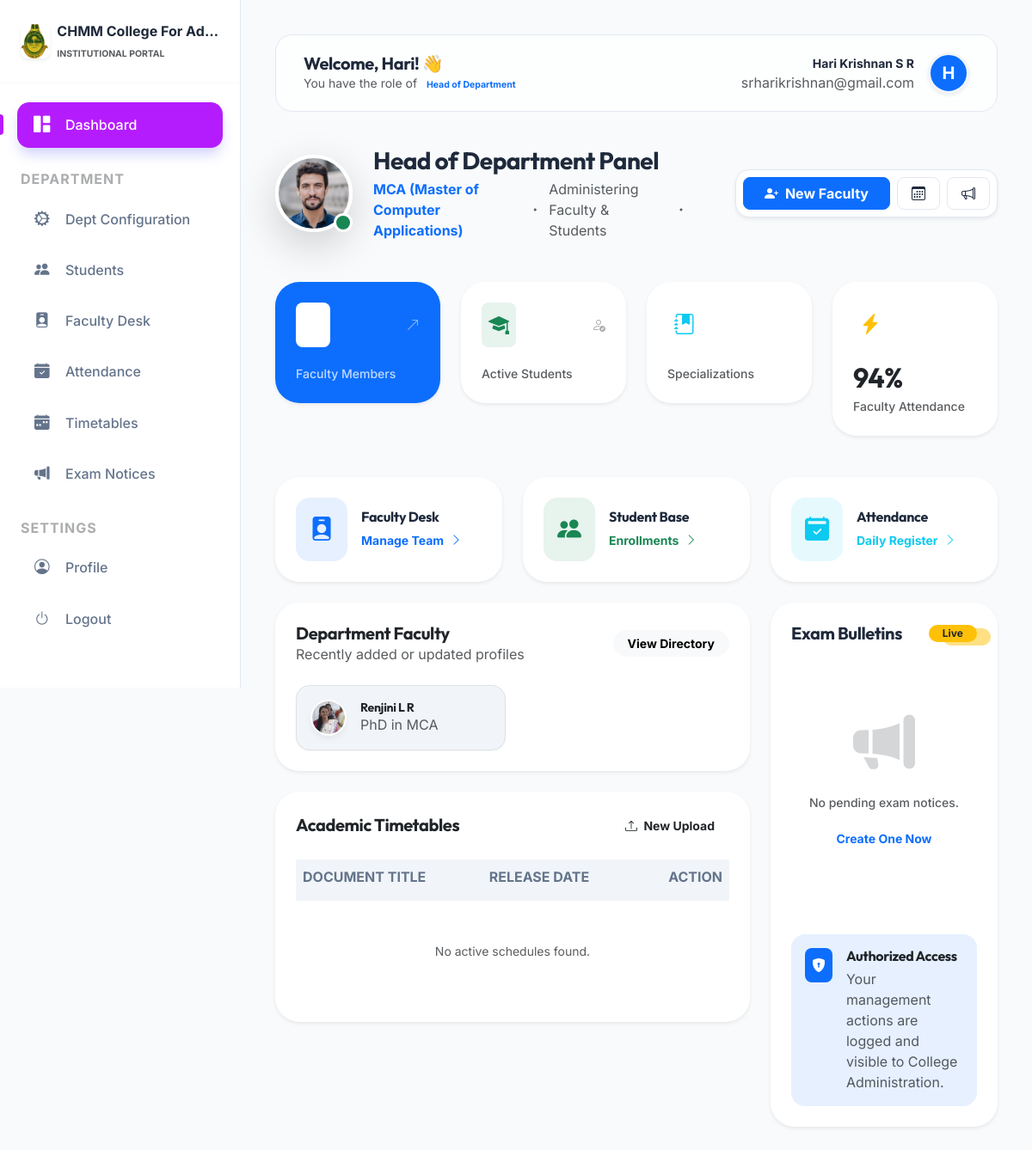
The app's page /dashboard/ (signed in), older data.
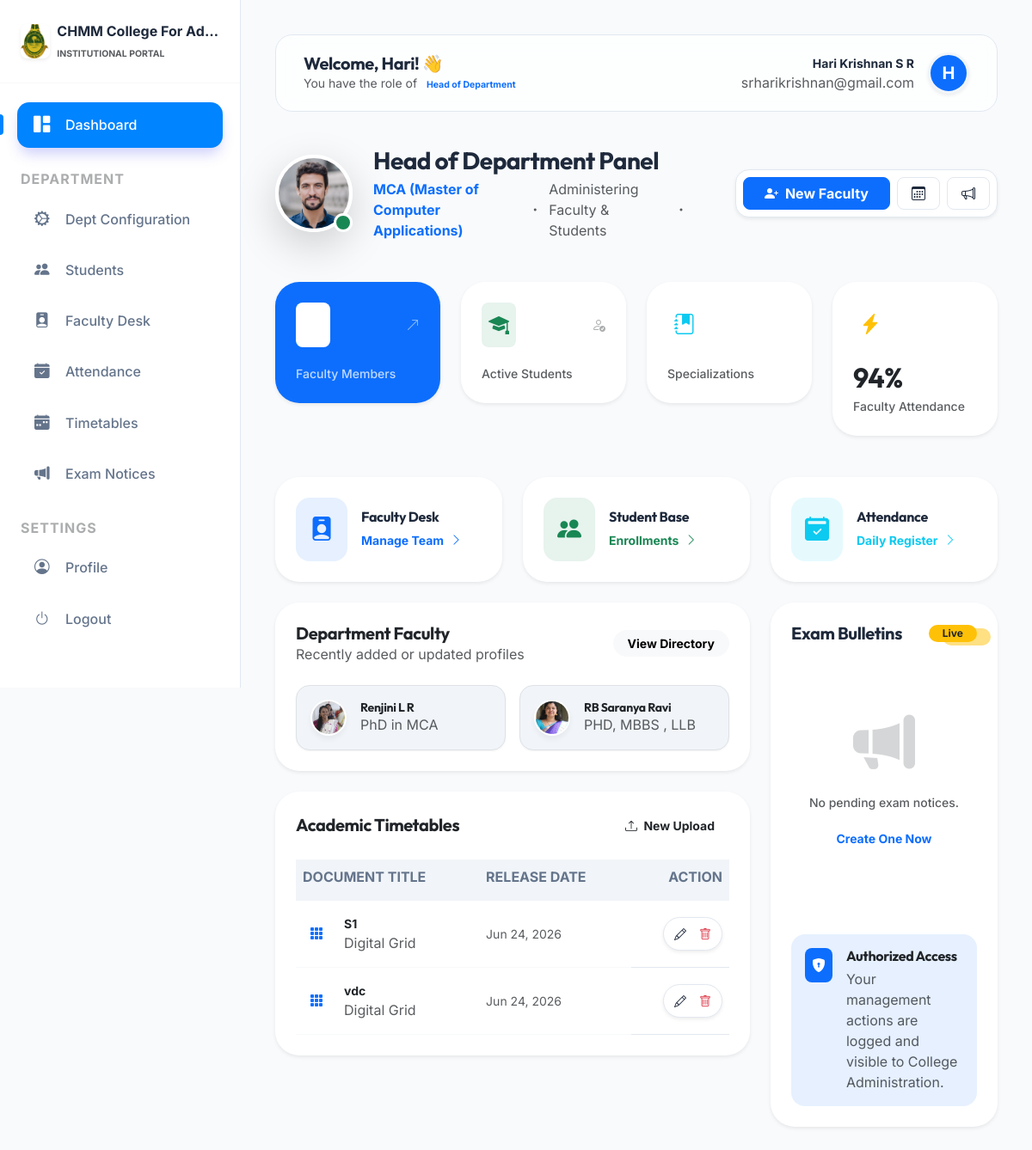
The same page, newer data.
### management/models.py (models this page shows, shortened)
class TenantModel(models.Model):
    college = models.ForeignKey(College, on_delete=models.CASCADE)
    created_at = models.DateTimeField(auto_now_add=True)
    updated_at = models.DateTimeField(auto_now=True)
    class Meta:
        abstract = True

class TeacherProfile(TenantModel):
    user = models.OneToOneField(settings.AUTH_USER_MODEL, on_delete=models.CASCADE, related_name='teacher_profile')
    profile_photo = models.ImageField(upload_to='teachers/photos/', null=True, blank=True)
    phone_number = models.CharField(max_length=15, blank=True)
    address = models.TextField(blank=True)
    department = models.ForeignKey(Department, on_delete=models.SET_NULL, null=True)
    specialization = models.ForeignKey(Specialization, on_delete=models.SET_NULL, null=True, blank=True)
    qualification = models.CharField(max_length=255)
    bio = models.TextField(blank=True)

class TimeTable(TenantModel):
    department = models.ForeignKey(Department, on_delete=models.CASCADE, related_name='timetables')
    academic_class = models.ForeignKey(AcademicClass, on_delete=models.CASCADE, related_name='timetables', null=True, blank=True)
    title = models.CharField(max_length=255)
    file = models.FileField(upload_to='timetables/', null=True, blank=True)
    uploaded_by = models.ForeignKey('HODProfile', on_delete=models.SET_NULL, null=True)

### accounts/models.py (models this page shows, shortened)
class CustomUser(AbstractUser):
    ROLES = (
        ('SUPER_ADMIN', 'Super Admin'),
        ('COLLEGE_ADMIN', 'College Admin'),
        ('HOD', 'Head of Department'),
        ('TEACHER', 'Teacher'),
        ('STUDENT', 'Student'),
    )
    username = None
    email = models.EmailField(unique=True)
    role = models.CharField(max_length=20, choices=ROLES, default='STUDENT')
    college = models.ForeignKey(College, on_delete=models.CASCADE, null=True, blank=True, related_name='users')
    objects = CustomUserManager()
    USERNAME_FIELD = 'email'
    REQUIRED_FIELDS = []

### core/views.py (the view, shortened to what this page needs)
# urls.py: path('dashboard/', dashboard, name='dashboard'),
@login_required
def dashboard(request):
    user = request.user
    if user.role == 'SUPER_ADMIN':
        return redirect('college_approval_queue')
    context = {}
    if user.role == 'COLLEGE_ADMIN':
        context['stats'] = {
            'students': StudentProfile.objects.filter(college=user.college).count(),
            'teachers': TeacherProfile.objects.filter(college=user.college).count(),
            'departments': Department.objects.filter(college=user.college).count(),
        }
        context['platform_notifications'] = PlatformNotification.objects.filter(
            models.Q(college=user.college) | models.Q(college__isnull=True)
        ).order_by('-created_at')[:5]
        return render(request, 'dashboards/admin_dashboard.html', context)
    elif user.role == 'HOD':
        profile = getattr(user, 'hod_profile', None)
        context['stats'] = {'dept': profile.department.name if profile and profile.department else "None"}
        if profile and profile.department:
            context['timetables'] = TimeTable.objects.filter(department=profile.department)
            context['exam_notifications'] = ExamNotification.objects.filter(department=profile.department).order_by('-id')[:5]
            context['teachers_list'] = TeacherProfile.objects.filter(department=profile.department)[:5]
        else:
            context['stats'] = {'dept': "None", 'teachers': 0, 'students': 0, 'subjects': 0}
            context['teachers_list'] = []
        return render(request, 'dashboards/hod_dashboard.html', context)
    return render(request, 'dashboard.html', context)

### templates/dashboards/hod_dashboard.html (shortened to what the changed rows need)
{% extends 'base.html' %}
{% block content %}
<div class="container-fluid p-0 dashboard-container">
    <div class="row mb-5 align-items-center">
        <div class="col-lg-7">
            <div class="d-flex align-items-center gap-4">
                <div>
                    <h1 class="fw-bold text-main mb-1 h3">Head of Department Panel</h1>
                </div>
            </div>
        </div>
    </div>
    <div class="row g-4 mb-5">
        <div class="col-md-3">
            <div class="card glass-card border-0 shadow-sm p-4 stat-pill hover-lift">
                <h2 class="fw-bold mb-1">94%</h2>
            </div>
        </div>
    </div>
    <div class="row g-4">
        <div class="col-lg-8">
            <div class="card glass-card border-0 shadow-sm mb-4">
                <div class="card-body p-4">
                    <div class="row g-3">
                        {% for teacher in teachers_list %}
                        <div class="col-sm-6">
                            <div class="p-3 border rounded-4 d-flex align-items-center gap-3 bg-light-soft hover-lift shadow-xs">
                                {% if teacher.profile_photo %}
                                    <img src="{{ teacher.profile_photo.url }}" class="faculty-avatar rounded-circle object-fit-cover" alt="Photo">
                                {% else %}
                                    <div class="faculty-avatar rounded-circle bg-card d-flex align-items-center justify-content-center fw-bold text-primary small border border-custom">
                                        {{ teacher.user.first_name|first }}
                                    </div>
                                {% endif %}
                                <div class="overflow-hidden">
                                    <h6 class="mb-0 text-truncate small fw-bold">{{ teacher.user.get_full_name }}</h6>
                                    <p class="x-small text-muted mb-0 text-truncate">{{ teacher.qualification }}</p>
                                </div>
                            </div>
                        </div>
                        {% empty %}
                        <div class="col-12 text-center py-4 text-muted x-small">No faculty profiles recorded yet.</div>
                        {% endfor %}
                    </div>
                </div>
            </div>
            <div class="card glass-card border-0 shadow-sm mb-4">
                <div class="card-body p-4">
                    <div class="table-responsive">
                        <table class="table table-hover align-middle mb-0">
                            <thead>
                                <tr class="text-muted x-small text-uppercase">
                                    <th class="border-0 pb-3">Document Title</th>
                                    <th class="border-0 pb-3">Release Date</th>
                                    <th class="border-0 pb-3 text-end">Action</th>
                                </tr>
                            </thead>
                            <tbody>
                                {% for tt in timetables %}
                                <tr>
                                    <td class="border-light py-3">
                                        <div class="d-flex align-items-center gap-3">
                                            {% if tt.file %}
                                            <div class="p-2 bg-danger-soft text-danger rounded-3">
                                                <i class="bi bi-file-pdf-fill"></i>
                                            </div>
                                            <div>
                                                <span class="fw-bold small d-block">{{ tt.title }}</span>
                                                <span class="x-small text-muted">PDF Document</span>
                                            </div>
                                            {% else %}
                                            <div class="p-2 bg-primary-soft text-primary rounded-3">
                                                <i class="bi bi-grid-3x3-gap-fill"></i>
                                            </div>
                                            <div>
                                                <span class="fw-bold small d-block">{{ tt.title }}</span>
                                                <span class="x-small text-muted">Digital Grid</span>
                                            </div>
                                            {% endif %}
                                        </div>
                                    </td>
                                    <td class="border-light py-3 small text-muted">{{ tt.created_at|date:"M d, Y" }}</td>
                                    <td class="border-custom py-3 text-end">
                                        <div class="btn-group shadow-sm rounded-pill bg-card border border-custom p-1">
                                            <a href="{% url 'edit_timetable' tt.id %}" class="btn btn-sm btn-icon border-0 text-main" title="Edit Schedule"><i class="bi bi-pencil"></i></a>
                                            <a href="{% url 'delete_timetable' tt.id %}" class="btn btn-sm btn-icon border-0 text-danger" title="Delete Schedule" onclick="return confirm('Permanent delete this timetable?')"><i class="bi bi-trash"></i></a>
                                        </div>
                                    </td>
                                </tr>
                                {% empty %}
                                <tr>
                                    <td colspan="3" class="text-center py-5 text-muted small border-0">No active schedules found.</td>
                                </tr>
                                {% endfor %}
                            </tbody>
                        </table>
                    </div>
                </div>
            </div>
        </div>
    </div>
</div>
{% endblock %}

Row changes from the older to the newer data that the page shows:
added TeacherProfile: profile_photo (picture), user.get_full_name "RB Saranya Ravi", qualification "PHD, MBBS , LLB"
added TimeTable: title "S1", created_at "Jun 24, 2026"
added TimeTable: title "vdc", created_at "Jun 24, 2026"
Text that changed along with them:
text no longer shown: "No active schedules found."
